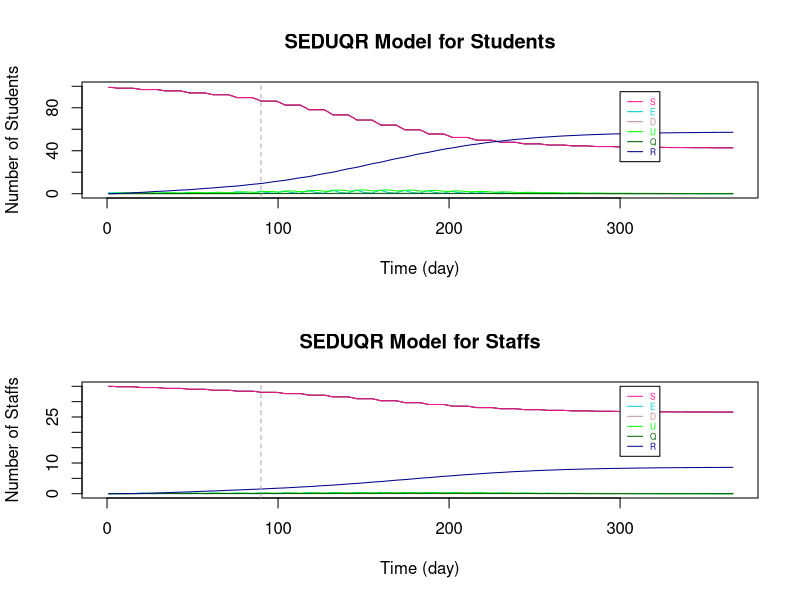

Source code (R):
# Baseline : 
# School Opening Time : Monday - Friday
# Bubble Size : 10 studemts with 3 staffs
# Betwwen Bubble Contact Number : 3

###################################################################################################################

# Parameters
Ta = matrix(c(0.64,1), nrow = 2) # transmissibility of student and staff
Ca = matrix(c(0.79,1), nrow = 1)  # susceptibility of student and staff
tau = c(0.54, 0.54/2)  # individual transmission rate within and outside the bubble
# set p: the transmission rate: 
p1 = Ta %*% Ca
# p = (student-student same bubble, student-student different, staff-student, student-staff, staff-staff both teaching same or different bubbles)
p = c(p1[1,1]*tau[1], p1[1,1]*tau[2], p1[2,1]*tau[2], p1[1,2]*tau[2], p1[2,2]*tau[2]) #RHO

a = 0.2  # ALPHA: rate from latent to infection
d = c(0.1,0.3) # d:probability of an infection is detectable/symptomatic for student and staff
e = 0.138 # EPSILON: the relative transmission for undetectable compared to detectable
o = 0.75  # THETA: rate of getting quanrantined 
y = 0.1 # GAMMA:recovery rate (differ by age and compartments)

r.values = c(9,3,10,3,3)  # r:contact r people (should be changing with time), in the same order as p (RHO)

T = 366
N = 10 # student number in each bubble


###################################################################################################################

# Define dataframe - students bubbles 1-10 and total staff
# Define array 
B <- matrix(rep(0), T, 7)
A <- array(rep(B), dim = c(T, 7, 11))

A[,1,] <- 10 #  S
A[,7,] <- 10 #  N
A[,1,11] <- 30  # 30 staffs are S initially
A[,7,11] <- 55 #  55 staffs in total (20 of them work from home)
A[1,,1] <- c(9,1,0,0,0,0,10)   # initials

dimnames(A) <- list(1:T, c("S","E","D","U","Q","R","N"), c(sprintf("B%d", 1:10),"Staff"))  # name the array

head(A)
da_rp_t_S9 <- as.data.frame(A)

###################################################################################################################

# Set initials
S <- matrix(rep(0), T+1, 10)
E <- matrix(rep(0), T+1, 10)
D <- matrix(rep(0), T+1, 10)
U <- matrix(rep(0), T+1, 10)
Q <- matrix(rep(0), T+1, 10)
R <- matrix(rep(0), T+1, 10)
r <- matrix(rep(0), T+1, 10)

S.Staff=S1=S2=S3=S4=S5=S6=S
E.Staff=E1=E2=E3=E4=E5=E6=E
D.Staff=D1=D2=D3=D4=D5=D6=D
U.Staff=U1=U2=U3=U4=U5=U6=U
Q.Staff=Q1=Q2=Q3=Q4=Q5=Q6=Q
R.Staff=R1=R2=R3=R4=R5=R6=R
r1=r2=r3=r4=r5=r

S5.diff=S2.diff=S
E5.diff=E2.diff=E
D5.diff=D2.diff=D
U5.diff=U2.diff=U
R5.diff=R2.diff=R
r5.diff=r2.diff=r

S.Staff.change = S.Staff

# Staff replacement
Staff.School = S.Staff  
Staff.rp = S.Staff  

# Tutorial Group
S.Std_Std = S
S.Std1=S.Std2=S
S.Stf=E.Stf=D.Stf=U.Stf=Q.Stf=R.Stf=S


###################################################################################################################
# The Symbols for the Dynamic system 

# STUDENTS
# S, E, D, U, Q, R : (without subscript of numbers) TOTAL number of students in each compartment (for an individual bubble)

# S1, E1, D1, U1, Q1, R1: TOTAL number of students in each compartments with ONLY the intractions WITHIN bubbles (for an individual bubble)

# S2.diff, E2.diff, D2.diff, U2.diff, R2.diff : TOTAL number of students that are not in the specified bubble (for an individual bubble)

# S2, E2, D2, U2, Q2, R2: CHANGE of number of students in each compartments by BETWEEN-BUBBLES interactions (for an individual bubble)

# S3, E3, D3, U3, Q3, R3 : CHANGE of number of students in each compartments by their teaching staffs (for an individual bubble)

# STAFFS
# S.Staff, E.Staff, D.Staff, U.Staff, Q.Staff, R.Staff : (without subscript of numbers) TOTAL number of STAFF in each compartment (for those teaching an individual bubble)

# S4, E4, D4, U4, Q4, R4: CHANGE of number of staffs in each compartments by the students they teach (for those teaching an individual bubble)

# S5.diff, E5.diff, D5.diff, U5.diff, R5.diff : TOTAL number of staffs that are not teaching the specified bubble (for those teaching an individual bubble)

# S5, E5, D5, U5, Q5, R5 : CHANGE of number of staffs in each compartments by staffs teaching other bubbles (for those teaching an individual bubble)

# S6, E6, D6, U6, Q6, R6 : CHANGE of number of staffs in each compartments by the staffs teaching the same bubble (for those teaching an individual bubble)

# r are the number of sesceptible contacts that an infection case would contact (vary with situations)

# Staff.School : the number of staff at school of teaching each bubble

# Staff.rp : the number of staff that can come to teach the bubble that were working from home

# TUTOR GROUP

# S.Std_Std : CHANGE of number of student in tutor group by infections within tutor group

# S.Std1 : CHANGE of number of student in bubble j by infections within tutor group

# S.Std2 : CHANGE of number of student in bubble j by infections from the tutor

# S.Stf, E.Stf, D.Stf, U.Stf, Q.Stf, R.Stf : Total number of tutors being infected in tutor group j

###################################################################################################################

# i : time step start from 1 
# j : bubble number 1 to 10

for (i in 1:T){
  for (j in 1:10){  
    
    ###### For STUDENTS
    
    # initals
    S[1,j] =  da_rp_t_S9[1,paste("S.B", j, sep = "")]
    E[1,j] =  da_rp_t_S9[1,paste("E.B", j, sep = "")]
    D[1,j] =  da_rp_t_S9[1,paste("D.B", j, sep = "")]
    U[1,j] =  da_rp_t_S9[1,paste("U.B", j, sep = "")]
    Q[1,j] =  da_rp_t_S9[1,paste("Q.B", j, sep = "")]
    R[1,j] =  da_rp_t_S9[1,paste("R.B", j, sep = "")]
    
    # STUDENT to STUDENT in the SAME BUBBLE
    S1[1,j] =  da_rp_t_S9[1,paste("S.B", j, sep = "")]
    E1[1,j] =  da_rp_t_S9[1,paste("E.B", j, sep = "")]
    D1[1,j] =  da_rp_t_S9[1,paste("D.B", j, sep = "")]
    U1[1,j] =  da_rp_t_S9[1,paste("U.B", j, sep = "")]
    Q1[1,j] =  da_rp_t_S9[1,paste("Q.B", j, sep = "")]
    R1[1,j] =  da_rp_t_S9[1,paste("R.B", j, sep = "")]
    r1[1,j] =  S[1,j]  # number of contact depends on how many S in the bubble
    
    # This formula comes from the dynamic equations (in powerpoint slide 4)
    S1[i+1,j] = S[i,j] - r1[i,j]*p[1]*(D[i,j]+e*U[i,j])
    E1[i+1,j] = E[i,j] + r1[i,j]*p[1]*(D[i,j]+e*U[i,j]) - a*E[i,j]
    D1[i+1,j] = D[i,j] + a*d[1]*E[i,j] - o*D[i,j]
    U1[i+1,j] = U[i,j] + a*(1-d[1])*E[i,j] - y*U[i,j]
    Q1[i+1,j] = Q[i,j] + o*D[i,j] - y*Q[i,j]
    R1[i+1,j] = R[i,j] + y*(Q[i,j]+U[i,j])
    r1[i+1,j] = S[i,j] 
    
    
    # STUDENT to STUDENT in DIFFERENT BUBBLES #
    # number of contact for each individual in bubble j to students in other bubbles
    r2.diff[1,j] =  3  # each student in j contact 3 students in other bubbles
    r2.diff[i+1,j] = r2.diff[i,j]    
    # the total number of contacts of the students in bubble j
    m = round(r2.diff[i,j]*(S[i,j]))  # only Susceptible individuals in j might be infected by students in other bubbles
    
    # inital values of total number of students at school not in bubble j
    # (only S,E,D,U are at school, currently not considered recovery come back to school yet)
    S2.diff[1,j] = 90
    E2.diff[1,j] = 0
    D2.diff[1,j] = 0
    U2.diff[1,j] = 0
    R2.diff[1,j] = 0
    
    # Subset for S,E,D,U compartments of all bubbles 
    all.S = (c(1:ncol(da_rp_t_S9)) %% 7) == 1
    all.E = (c(1:ncol(da_rp_t_S9)) %% 7) == 2
    all.D = (c(1:ncol(da_rp_t_S9)) %% 7) == 3
    all.U = (c(1:ncol(da_rp_t_S9)) %% 7) == 4
    all.R = (c(1:ncol(da_rp_t_S9)) %% 7) == 6
    
    #total number of students at school not in bubble j (and not staff: the reason of removing the last column)
    # The number of S, E, D, U at time i, different to bubble j
    S2.diff[i,j] = round(sum((da_rp_t_S9[i,(all.S)][,-j])[,c(1:ncol(da_rp_t_S9[i,(all.S)][,-j])-1)]))
    E2.diff[i,j] = round(sum((da_rp_t_S9[i,(all.E)][,-j])[,c(1:ncol(da_rp_t_S9[i,(all.E)][,-j])-1)]))
    D2.diff[i,j] = round(sum((da_rp_t_S9[i,(all.D)][,-j])[,c(1:ncol(da_rp_t_S9[i,(all.D)][,-j])-1)]))
    U2.diff[i,j] = round(sum((da_rp_t_S9[i,(all.U)][,-j])[,c(1:ncol(da_rp_t_S9[i,(all.U)][,-j])-1)]))
    R2.diff[i,j] = round(sum((da_rp_t_S9[i,(all.R)][,-j])[,c(1:ncol(da_rp_t_S9[i,(all.R)][,-j])-1)]))
    
    # make a list of S, E, D, U not in bubble j (the times of repeat is the number of students in each compartment)
    list = c(rep("S", S2.diff[i,j]), rep("E", E2.diff[i,j]), rep("D", D2.diff[i,j]), rep("U", U2.diff[i,j]), rep("R", R2.diff[i,j]))
    
    #count the number of S,E,D,U that students in j contacted to
    # " sample(list, m, replace = TRUE) ": Randomly select m from list
    set.seed(123)
    countS = sum((sample(list, m, replace = TRUE))=="S") # for students in bubble j: the number of contact outside bubble j are S
    countE = sum((sample(list, m, replace = TRUE))=="E") # for students in bubble j: the number of contact outside bubble j are E
    countD = sum((sample(list, m, replace = TRUE))=="D") # for students in bubble j: the number of contact outside bubble j are D
    countU = sum((sample(list, m, replace = TRUE))=="U") # for students in bubble j: the number of contact outside bubble j are U
    countR = sum((sample(list, m, replace = TRUE))=="R") # for students in bubble j: the number of contact outside bubble j are R
    
    
    # The number of change in S and E compartments by interactions from other bubbles to bubbles j (only the partial effect)
    # initial (no intractions between bubbles at time 1)
    S2[1,j] = 0
    E2[1,j] = 0
    
    # The change in S and E for bubble j only depends on the number of:
    # 1. (   susceptible students in bubble j: r1[i,j] = S[i,j]   ) and 
    # 2. (   number of detectable/symtomatic and undetectable/asymtomatic that are contacted in other bubbles: countD+e*countU   
    #                                                        -- e is because the effectiveness on D and U in infection rate are different)
    S2[i+1,j] = -p[2]*(countD+e*countU)  # Only the change because of other bubbles
    E2[i+1,j] = p[2]*(countD+e*countU)  # Only the change because of other bubbles, so those Es goes into D/U compartments are included in E1
    
    
    # STAFF to STUDENTs they teach 
    # initial - there is no change of S and E initially
    S3[1,j] = 0
    E3[1,j] = 0
    r3[1,j] = r.values[3]
    
    # The change in S and E for bubble j depends on the number of D and U of staffs
    S3[i+1,j] = - r1[i,j]*p[3]*(D.Staff[i,j]+e*U.Staff[i,j])   
    E3[i+1,j] = r1[i,j]*p[3]*(D.Staff[i,j]+e*U.Staff[i,j]) 
    r3[i+1,j] =  S[i,j]
    
    
    
    ### TUTOR GROUP
    
    # STUDENTs TO STUDENTs in the same tutorial group
    
    # A tutor group contains 2 bubbles of students and a staff that is not teaching the bubbles
    # With the tutor meeting of 15mins and a typical school day of 6 hours, the time length of contact is 1/24 of that in a bubble
    # initial (S.Std_Std is the change of S in tutor group j with students in both bubble j and 11-j)
    S.Std_Std[1,] = c(rep(0,10))  # S.Std_Std : total change of students in tutor group
    S.Std1[1,] = c(rep(0,10))
    
    
    # The change of S for tutor group j with students in both bubble j and 11-j
    if (j <= 5){ # 5 tutor groups in total
      S.Std_Std[i+1,j] = - (S[i,j]+S[i,11-j])*p[1]*((D[i,j]+e*U[i,j])+(D[i,11-j]+e*U[i,11-j]))*1/24
      
      # As the change is less than 0.5, separate the new cases of infections according to the percentage of S in each bubble
      if (S[i,j]+S[i,11-j] > 0){
        S.Std1[i+1,j] = S.Std_Std[i+1,j]*S[i,j]/(S[i,j]+S[i,11-j])  # S.Std1 : total change of students in  bubble j by having tutor group
        S.Std1[i+1,11-j] = S.Std_Std[i+1,j]*S[i,11-j]/(S[i,j]+S[i,11-j])
      }
      
      else{
        S.Std1[i+1,j] = 0
        S.Std1[i+1,11-j] = 0
      }
    }
    
    else{ # avoid to count the infections twice
    }
    
    
    # STAFF TO STUDENTs in the same tutorial group
    
    # There is only 1 staff for each tutor group
    # S.Std2 : the change of studnets in bubble j by infections from the tutor
    # initial - there is no change of S and E initially
    S.Std2[1,] = c(rep(0,10)) 
    
    # The change of S for tutor group j with students in both bubble j and 11-j
    if (j <= 5){ # 5 tutor groups in total
      if (S[i,j]+S[i,11-j] > 0){
        S.Std2[i+1,j] = - ((S[i,j]+S[i,11-j])*p[3]*(D.Stf[i,j]+e*U.Stf[i,j])*1/24)*(S[i,j]/(S[i,j]+S[i,11-j]))
        S.Std2[i+1,11-j] = - ((S[i,j]+S[i,11-j])*p[3]*(D.Stf[i,j]+e*U.Stf[i,j])*1/24)*(S[i,11-j]/(S[i,j]+S[i,11-j]))
      }
      
      else{
        S.Std2[i+1,j] = 0
        S.Std2[i+1,11-j] = 0
      }
    }
    
    else{ # avoid to count the infections twice
    }
    
    
    
    # TOTAL on STUDNETS 
    if (S1[i+1,j] + S2[i+1,j] + S3[i+1,j] + S.Std1[i+1,j] + S.Std2[i+1,j] >= 0){   # The total number of S has to be >= 0
      S[i+1,j] = S1[i+1,j] + S2[i+1,j] + S3[i+1,j] + S.Std1[i+1,j] + S.Std2[i+1,j]
      E[i+1,j] = E1[i+1,j] + E2[i+1,j] + E3[i+1,j] - S.Std1[i+1,j] - S.Std2[i+1,j]
    }
    else {  # If not, S = 0, 
      #         E = previous (time step) amout of E - the same amount of students reduced in S compartment - those move to the next compartments
      S[i+1,j] = 0
      E[i+1,j] = E[i,j] - (S[i+1,j]-S[i,j]) - a*E[i,j]
    }
    
    D[i+1,j] = D1[i+1,j]
    U[i+1,j] = U1[i+1,j]
    Q[i+1,j] = Q1[i+1,j]
    R[i+1,j] = R1[i+1,j]
    
    
    ###### For STAFF
    
    # Assume there are 55 staffs in total, initially 30 of them teach students. 
    # The overall effect on STAFF (stdent -> staff  &   staff -> staff in same / different bubble)
    
    # initials
    S.Staff[1,] =  3
    E.Staff[1,] =  0
    D.Staff[1,] =  0
    U.Staff[1,] =  0
    Q.Staff[1,] =  0
    R.Staff[1,] =  0
    
    # STUDENT to STAFF
    # initials
    S4[1,j] = 0
    r4[1,j] = r.values[4]  
    
    # Only S and E compartments will change directly by the infection cause by studnets (E3 = -S3)
    S4[i+1,j] = - r4[i]*p[4]*(D[i,j]+e*U[i,j])
    r4[i+1,j] = S.Staff[i,j]
    
    
    # STAFF to STAFF (teach same bubble)
    # initials
    S6[1,j] = 0
    
    # Only S and E compartments will change directly by the infection cause by staffs teach same bubble (E6 = -S6)
    S6[i+1,j] = - r4[i]*p[5]*(D.Staff[i,j]+e*U.Staff[i,j])
    
    
    # STAFF to STAFF (teach different bubbles)
    # number of contact for each individual staff teach bubble j to the staffs teach other bubbles
    r5.diff[1,j] =  3  # each staff teach j contact 3 staffs teach other bubbles
    r5.diff[i+1,j] = r5.diff[i,j]    
    # the total number of contacts of the students in bubble j
    m.Staff = round(r5.diff[i,j]*(S.Staff[i,j]))  # only Susceptible staffs in j might be infected 
    
    # inital values of total number of staff at school not teach bubble j
    # (only S,E,D,U are at school, currently not considered recovery come back to school yet)
    S5.diff[1,] = 27
    E5.diff[1,] = 0
    D5.diff[1,] = 0
    U5.diff[1,] = 0
    R5.diff[1,] = 0
    
    # The number of S, E, D, U at time i, not teaching to bubble j
    S5.diff[i,j] = round(sum(S.Staff[i,])-S.Staff[i,j])
    E5.diff[i,j] = round(sum(E.Staff[i,])-E.Staff[i,j])
    D5.diff[i,j] = round(sum(D.Staff[i,])-D.Staff[i,j])
    U5.diff[i,j] = round(sum(U.Staff[i,])-U.Staff[i,j])
    R5.diff[i,j] = round(sum(R.Staff[i,])-R.Staff[i,j])
    
    # make a list of S, E, D, U not teach bubble j (the times of repeat is the number of staff in each compartment)
    list.Staff = c(rep("S", S5.diff[i,j]), rep("E", E5.diff[i,j]), rep("D", D5.diff[i,j]), rep("U", U5.diff[i,j]), rep("R", R5.diff[i,j]))
    
    #count the number of S,E,D,U that staffs teaching bubble j contacted to
    # " sample(list.Staff, m.Staff, replace = TRUE) ": Randomly select m.Staff from list
    set.seed(123)
    count.StaffS = sum((sample(list.Staff, m.Staff, replace = TRUE))=="S") # for students in bubble j: the number of contact outside bubble j are S
    count.StaffE = sum((sample(list.Staff, m.Staff, replace = TRUE))=="E") # for students in bubble j: the number of contact outside bubble j are E
    count.StaffD = sum((sample(list.Staff, m.Staff, replace = TRUE))=="D") # for students in bubble j: the number of contact outside bubble j are D
    count.StaffU = sum((sample(list.Staff, m.Staff, replace = TRUE))=="U") # for students in bubble j: the number of contact outside bubble j are U
    count.StaffR = sum((sample(list.Staff, m.Staff, replace = TRUE))=="R") # for students in bubble j: the number of contact outside bubble j are R
    
    # The number of change in S and E compartments by staffs teach j and other staffs contacts
    # initial (no transmission at time 1)
    S5[1,j] = 0
    
    # The change in S and E for staffs teach bubble j only depends on the number of:
    # 1. (   susceptible staffs teach bubble j: r5[i,j] = S.Staff[i,j]   ) and 
    # 2. (   number of detectable/symtomatic and undetectable/asymtomatic staffs teach other bubbles: count.StaffD+e*count.StaffU
    #                                                        -- e is because the effectiveness on D and U in infection rate are different)
    S5[i+1,j] = - p[5]*(count.StaffD+e*count.StaffU)  # Only the change because of staff teach other bubbles
    # E5 = -S5
    
    
    # TUTOR GROUP
    
    # The STUDENTS in the tutor group to STAFF
    # Assume for tutor group 1-5, the tutor is not teaching any bubbles
    # There is no staff to replace tutor if he is infected, but he will work again when he has recovered
    # initial - there is no change of S and E initially
    S.Stf[1,] = c(rep(1,5), rep(0,5)) 
    E.Stf[1,] = D.Stf[1,] = U.Stf[1,] = Q.Stf[1,] = R.Stf[1,] = rep(0,10)
    
    
    # The total number of S for staff in tutor group j 
    if (j <= 5){ # 5 tutor groups in total
      if (S.Stf[i,j] > 0){
        S.Stf[i+1,j] = S.Stf[i,j] - S.Stf[i,j]*p[4]*((D[i,j]+e*U[i,j])+(D[i,11-j]+e*U[i,11-j]))*1/24
      }
      
      else{
        S.Stf[i+1,j] = 0
      }
    }
    
    else{ # avoid to count the infections twice
      S.Stf[i+1,j] = 0
    }
    
    if (S.Stf[i+1,j] - S.Stf[i,j] >= 0) {
      S.Stf[i+1,j] = S.Stf[i+1,j]
    }
    
    else{
      S.Stf[i+1,j] = S.Stf[i,j]
    }
    
    E.Stf[i+1,j] = E.Stf[i,j] + (S.Stf[i+1,j] - S.Stf[i,j]) - a*E.Stf[i,j]
    D.Stf[i+1,j] = D.Stf[i,j] + a*d[1]*E.Stf[i,j] - o*D.Stf[i,j]
    U.Stf[i+1,j] = U.Stf[i,j] + a*(1-d[1])*E.Stf[i,j] - y*U.Stf[i,j]
    Q.Stf[i+1,j] = Q.Stf[i,j] + o*D.Stf[i,j] - y*Q.Stf[i,j]
    R.Stf[i+1,j] = R.Stf[i,j] + y*(Q.Stf[i,j]+U.Stf[i,j])
    
    # TOTAL on STAFF
    # the total change of staff
    
    S.Staff.change[1,j] = 0
    S.Staff.change[i+1,j] = -(S4[i+1,j] + S5[i+1,j] + S6[i+1,j])    
    
    # With larger number in each group, remove the overlapping cases of new infection by:
    # (There might be chance an individual staff is infected by both students he teach and other staff he contact with)
    # Here, use randomly choosing to reduce the overlapping change effect
    # # # count.StaffS_overlap = - round(S3[i+1,j] + S5[i+1,j] + S6[i+1,j]) # the infected cases/the change in S (with overlap)
    
    # This formula comes from the dynamic equations (in powerpoint slide 4)
    S.Staff[i+1,j] = S.Staff[i,j] - S.Staff.change[i+1,j]
    E.Staff[i+1,j] = E.Staff[i,j] + S.Staff.change[i+1,j] - a*E.Staff[i,j]
    D.Staff[i+1,j] = D.Staff[i,j] + a*d[2]*E.Staff[i,j] - o*D.Staff[i,j]
    U.Staff[i+1,j] = U.Staff[i,j] + a*(1-d[2])*E.Staff[i,j] - y*U.Staff[i,j]
    Q.Staff[i+1,j] = Q.Staff[i,j] + o*D.Staff[i,j] - y*Q.Staff[i,j]
    R.Staff[i+1,j] = R.Staff[i,j] + y*(Q.Staff[i,j]+U.Staff[i,j])
    
    
    # STAFF replacement (remove this part to see if there is no extra staff that teaching the same course)
    # We assume initially 30 out of 55 staffs are teaching bubbles and the other 20 staffs are working from home.
    # Assume each bubble has 3 teaching staff and 2 other staffs working from home that can teach the same course.
    # If one of the staff was teaching at school is isolated, a staff that is "teaching the same course" will come back to school and teach the bubble. (within 24h)
    # When an istolated staff is recovered, he will come back to school on the next day. (within 24h)
    # If that result in more than 3 staffs teaching the bubble, let some susceptible staffs to work from home.  
    # So, each bubble will have 3 teaching staffs until there are not enough staffs available.
    
    Staff.rp[1,j] = 2  # the staff can come to teach in the next day that are working from home
    Staff.School[1,j] = 3  # total number of staffs that are teaching the bubble
    Staff.School[i,j] = S.Staff[i,j] + E.Staff[i,j] + D.Staff[i,j] + U.Staff[i,j] + R.Staff[i,j]
    
    if (Staff.School[i,j] < 3) {  # if the number of staff teaching bubble j is less than 3
      
      if ((3 - Staff.School[i,j]) <= Staff.rp[i,j]) {  # if there are enough staff to come back and teach
        S.Staff[i+1,j] = S.Staff[i+1,j] + (3 - Staff.School[i,j])
        Staff.rp[i+1,j] = Staff.rp[i,j] - (3 - Staff.School[i,j])
      }
      
      else{  # if there is not enought staff to come back and teach
        S.Staff[i+1,j] = S.Staff[i+1,j] + Staff.rp[i,j]
        Staff.rp[i+1,j] = 0
      }
    }
    
    else{  
      if (round(Staff.School[i,j]) > 3) { # if after the staff combing back from isolation, there are more than 3 staffs teaching the bubble j
        S.Staff[i+1,j] = S.Staff[i+1,j] - (Staff.School[i,j] - 3)
        Staff.rp[i+1,j] = Staff.rp[i,j] + (Staff.School[i,j] - 3)
      } 
      
      else {# if there are 3 staffs teaching the bubble j
        S.Staff[i+1,j] = S.Staff[i+1,j]
        Staff.rp[i+1,j] = Staff.rp[i,j] 
      }
    }
    
    
    
    
    # The change on Weekends
    #-----------------------------------------------------------------------------------------------------------------#
    ########## 1 week on 1 week off : School day Monday to Friday in the weeks on 
    onoff1.week = c(seq(0,T,14)-6, seq(0,T,14)-5, seq(0,T,14)-4, seq(0,T,14)-3, seq(0,T,14)-2, seq(0,T,7)-1, seq(0,T,7))
    
    if (!is.na(match(i, setdiff(0:T,onoff1.week))) == TRUE){  #if time i is weekday
    }
    
    else{  #if time i is weekend
      S[i+1,j] = S[i,j]
      E[i+1,j] = E[i,j] - a*E[i,j]
      
      S.Staff[i+1,j] = S.Staff[i,j]
      E.Staff[i+1,j] = E.Staff[i,j] - a*E.Staff[i,j]
      
    }
    
    
    # Add the results of each time step i and each bubble j of each compartments to the dataframe da_rp_t_S9
    da_rp_t_S9[i,paste("S.B", j, sep = "")] <- S[i,j]
    da_rp_t_S9[i,paste("E.B", j, sep = "")] <- E[i,j]
    da_rp_t_S9[i,paste("D.B", j, sep = "")] <- D[i,j]
    da_rp_t_S9[i,paste("U.B", j, sep = "")] <- U[i,j]
    da_rp_t_S9[i,paste("Q.B", j, sep = "")] <- Q[i,j]
    da_rp_t_S9[i,paste("R.B", j, sep = "")] <- R[i,j]
    
    da_rp_t_S9[i,paste("S.", "Staff", sep = "")] <- sum(S.Staff[i,]) + sum(S.Stf[i,])
    da_rp_t_S9[i,paste("E.", "Staff", sep = "")] <- sum(E.Staff[i,]) + sum(E.Stf[i,])
    da_rp_t_S9[i,paste("D.", "Staff", sep = "")] <- sum(D.Staff[i,]) + sum(D.Stf[i,])
    da_rp_t_S9[i,paste("U.", "Staff", sep = "")] <- sum(U.Staff[i,]) + sum(U.Stf[i,])
    da_rp_t_S9[i,paste("Q.", "Staff", sep = "")] <- sum(Q.Staff[i,]) + sum(Q.Stf[i,])
    da_rp_t_S9[i,paste("R.", "Staff", sep = "")] <- sum(R.Staff[i,]) + sum(R.Stf[i,])
    
    # Sum up the total dynamic of students for all bubbles
    da_rp_t_S9$S.Student[i] <- sum(S[i,])
    da_rp_t_S9$E.Student[i] <- sum(E[i,])
    da_rp_t_S9$D.Student[i] <- sum(D[i,])
    da_rp_t_S9$U.Student[i] <- sum(U[i,])
    da_rp_t_S9$Q.Student[i] <- sum(Q[i,])
    da_rp_t_S9$R.Student[i] <- sum(R[i,])
    da_rp_t_S9$N.Student[i] <- 100
    
  }
}

# Add extra columns 
for (i in 1:T){
  
  # total number of Staffs working from home
  da_rp_t_S9$Staff.rp[i] <- sum(Staff.rp[i,])  
  
  # reproduction rate Rt
  da_rp_t_S9$Rt.Student[i] <- (da_rp_t_S9$E.Student[i+1] + da_rp_t_S9$D.Student[i+1] + da_rp_t_S9$U.Student[i+1] + da_rp_t_S9$Q.Student[i+1]) / 
    (da_rp_t_S9$E.Student[i] + da_rp_t_S9$D.Student[i] + da_rp_t_S9$U.Student[i] + da_rp_t_S9$Q.Student[i])
  
  da_rp_t_S9$Rt.Staff[i] <- (da_rp_t_S9$E.Staff[i+1] + da_rp_t_S9$D.Staff[i+1] + da_rp_t_S9$U.Staff[i+1] + da_rp_t_S9$Q.Staff[i+1]) / 
    (da_rp_t_S9$E.Staff[i] + da_rp_t_S9$D.Staff[i] + da_rp_t_S9$U.Staff[i] + da_rp_t_S9$Q.Staff[i])
}



###################################################################################################################
# Plot SEDUQR graphs
par(mfrow=c(2, 1), lwd=1)

# Students
X_lim <- seq(1,T,by=1)
plot(da_rp_t_S9$S.Student~X_lim, pch=15, col="black", main = "SEDUQR Model for Students", type = "l", xlab = "Time (day)", ylab = "Number of Students", xlim = c(0,T), ylim = c(0,100))

lines(da_rp_t_S9$S.Student, col="DeepPink", lty=1)
lines(da_rp_t_S9$E.Student, col="darkTurquoise", lty=1)
lines(da_rp_t_S9$D.Student, col="RosyBrown", lty=1)
lines(da_rp_t_S9$U.Student, col="green", lty=1)
lines(da_rp_t_S9$Q.Student, col="darkgreen", lty=1)
lines(da_rp_t_S9$R.Student, col="darkblue", lty=1)

legend(300, 95 ,c("S","E","D", "U", "Q", "R"),col=c("DeepPink","darkTurquoise","RosyBrown", "green", "darkgreen", "darkblue"),
       text.col=c("DeepPink","darkTurquoise","RosyBrown", "green", "darkgreen", "darkblue"),lty=c(1,1,1,1,1,1),
       cex=0.5)

abline(v=90,col="dark grey", lty=2)

# Staffs
X_lim <- seq(1,T,by=1)
plot(da_rp_t_S9$S.Staff~X_lim, pch=15, col="black", main = "SEDUQR Model for Staffs", type = "l", xlab = "Time (day)", ylab = "Number of Staffs", xlim = c(0,T), ylim = c(0,35))

lines(da_rp_t_S9$S.Staff, col="DeepPink", lty=1)
lines(da_rp_t_S9$E.Staff, col="darkTurquoise", lty=1)
lines(da_rp_t_S9$D.Staff, col="RosyBrown", lty=1)
lines(da_rp_t_S9$U.Staff, col="green", lty=1)
lines(da_rp_t_S9$Q.Staff, col="darkgreen", lty=1)
lines(da_rp_t_S9$R.Staff, col="darkblue", lty=1)

legend(300, 35,c("S","E","D", "U", "Q", "R"),col=c("DeepPink","darkTurquoise","RosyBrown", "green", "darkgreen", "darkblue"),
       text.col=c("DeepPink","darkTurquoise","RosyBrown", "green", "darkgreen", "darkblue"),lty=c(1,1,1,1,1,1),
       cex=0.5)

abline(v=90,col="dark grey", lty=2)
